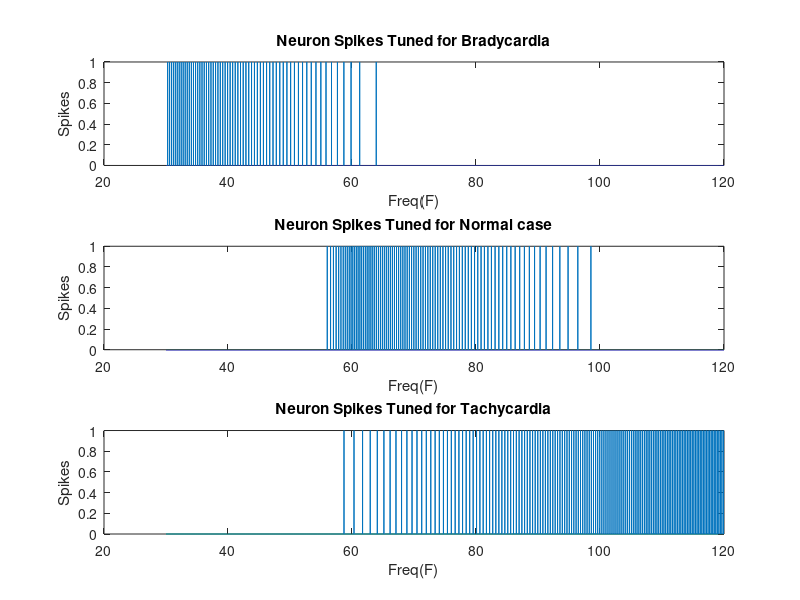
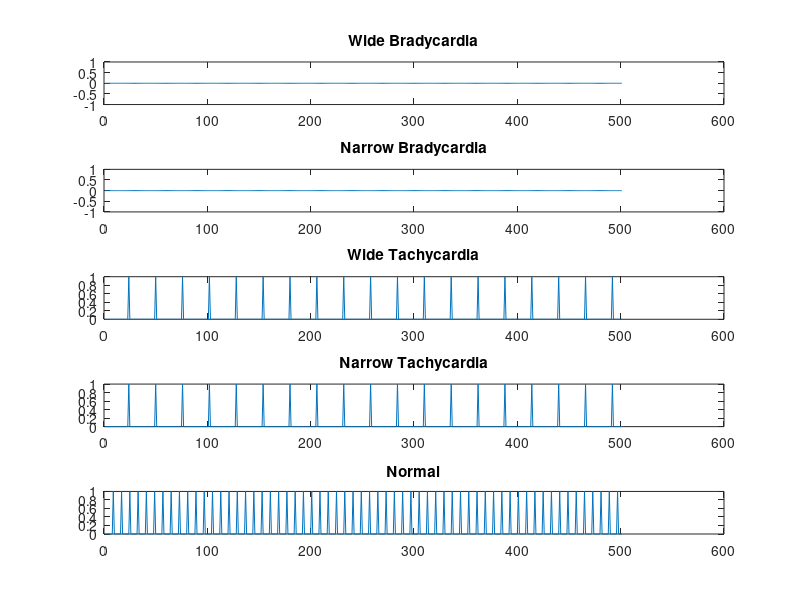

MATLAB code to generate these figures, in order:
F = 30:120;

S1 =interp1([30,130],[1,120],F);
S2 = interp1([0,60],[0,120],(F-60).*((F-60)>0));
S3 = interp1([0,40],[0,120],(60-F).*((60-F)>0));

B = S1*800 - S2*3000 + S3*1200;
T = S1*700 + S2*500 - S3*800; 
N = S1*3200 - S2*3200 - S3*3200;

% Neuron 1
Vb = -50;
Vo = -60;
V_th = 20;
tau = 2;
C = 1;
I = B/200;
dt = 1/1000;
k = 1;
S1 = 0;

for j = 1:length(I)
    for i = 1:500
       if(Vb(k)>V_th)
            Vb(k+1) = Vo;
            S1(k+1) = 1;
       else
            Vb(k+1) = Vb(k) - ((Vb(k) - Vo)*dt)/tau + I(j)*dt;
            S1(k+1) = 0;
       end
       k = k + 1;
    end
end




% Neuron 2
Vt = -50;
Vo = -60;
V_th = 20;
tau = 2;
C = 1;
I = T/200;
dt = 1/1000;
k = 1;
S2 = 0;

for j = 1:length(I)
    for i = 1:500
       if(Vt(k)>V_th)
            Vt(k+1) = Vo;
            S2(k+1) = 1;
       else
            Vt(k+1) = Vt(k) - ((Vt(k) - Vo)*dt)/tau + I(j)*dt;
            S2(k+1) = 0;
       end
       k = k + 1;
    end
end

% Neuron 3
Vn = -50;
Vo = -60;
V_th = 20;
tau = 2;
C = 1;
I = N/200;
dt = 1/1000;
k = 1;
S3 = 0;

for j = 1:length(I)
    for i = 1:500
       if(Vn(k)>V_th)
            Vn(k+1) = Vo;
            S3(k+1) = 1;
       else
            Vn(k+1) = Vn(k) - ((Vn(k) - Vo)*dt)/tau + I(j)*dt;
            S3(k+1) = 0;
       end
       k = k + 1;
    end
end

T = linspace(30,120,length(Vn));

figure;
subplot(3,1,1);
plot(T,S1);
title("Neuron Spikes Tuned for Bradycardia");
xlabel("Freq(F)");
ylabel("Spikes");

subplot(3,1,2);
plot(T,S3);
title("Neuron Spikes Tuned for Normal case");
xlabel("Freq(F)");
ylabel("Spikes");

subplot(3,1,3);
plot(T,S2);
title("Neuron Spikes Tuned for Tachycardia");
xlabel("Freq(F)");
ylabel("Spikes");

%% R and QRS bases Detection 

F = 70;%% 30:120;
QRS = 120;%60:180;
a = 40;

%[F,QRS] = meshgrid(F_X,QRS_Y);

S1 =interp1([30,130],[1,120],F);
S2 = interp1([0,60],[0,120],(F-60).*((F-60)>0));
S3 = interp1([0,40],[0,120],(60-F).*((60-F)>0));

S4 = interp1([0,60],[0,120],(QRS-120).*((QRS-120)>0));
S5 = interp1([0,60],[0,120],(120-QRS).*((120-QRS)>0)); 

W_B = S1*3000 - S2*12000 + S3*3600 + S4*3000 - S5*5000;
N_B = S1*3000 - S2*12000 + S3*3600 - S4*5000 + S5*3000;

W_T = S1*2100 + S2*1500 - S3*8000 + S4*3000 - S5*5000; 
N_T = S1*2100 + S2*1500 - S3*8000 - S4*5000 + S5*3000; 

N = S1*14000 - S2*10800 - S3*10800 - S4*0 - S5*0;


% Neuron 1
Vb = -50;
Vo = -60;
V_th = 20;
tau = 2;
C = 1;
I = W_B/a;
dt = 1/1000;
k = 1;
S1 = 0;


for j = 1:length(I)
    for l = 1:500
       if(Vb(k)>V_th)
            Vb(k+1) = Vo;
            S1(k+1) = 1;
       else
            Vb(k+1) = Vb(k) - ((Vb(k) - Vo)*dt)/tau + I(j)*dt;
            S1(k+1) = 0;
       end
       k = k + 1;
    end
end





% Neuron 2
Vnb = -50;
Vo = -60;
V_th = 20;
tau = 2;
C = 1;
I = N_B/a;
dt = 1/1000;
k = 1;
S2 = 0;

for j = 1:length(I)
    for i = 1:500
       if(Vnb(k)>V_th)
            Vnb(k+1) = Vo;
            S2(k+1) = 1;
       else
            Vnb(k+1) = Vnb(k) - ((Vnb(k) - Vo)*dt)/tau + I(j)*dt;
            S2(k+1) = 0;
       end
       k = k + 1;
    end
end

% Neuron 3
Vwt = -50;
Vo = -60;
V_th = 20;
tau = 2;
C = 1;
I = W_T/a;
dt = 1/1000;
k = 1;
S3 = 0;

for j = 1:length(I)
    for i = 1:500
       if(Vwt(k)>V_th)
            Vwt(k+1) = Vo;
            S3(k+1) = 1;
       else
            Vwt(k+1) = Vwt(k) - ((Vwt(k) - Vo)*dt)/tau + I(j)*dt;
            S3(k+1) = 0;
       end
       k = k + 1;
    end
end

% Neuron 4
Vnt = -50;
Vo = -60;
V_th = 20;
tau = 2;
C = 1;
I = N_T/a;
dt = 1/1000;
k = 1;
S4 = 0;

for j = 1:length(I)
    for i = 1:500
       if(Vnt(k)>V_th)
            Vnt(k+1) = Vo;
            S4(k+1) = 1;
       else
            Vnt(k+1) = Vnt(k) - ((Vnt(k) - Vo)*dt)/tau + I(j)*dt;
            S4(k+1) = 0;
       end
       k = k + 1;
    end
end

% Neuron 5
Vn = -50;
Vo = -60;
V_th = 20;
tau = 2;
C = 1;
I = N/a;
dt = 1/1000;
k = 1;
S5 = 0;

for j = 1:length(I)
    for i = 1:500
       if(Vn(k)>V_th)
            Vn(k+1) = Vo;
            S5(k+1) = 1;
       else
            Vn(k+1) = Vn(k) - ((Vn(k) - Vo)*dt)/tau + I(j)*dt;
            S5(k+1) = 0;
       end
       k = k + 1;
    end
end


T = linspace(30,120,length(Vn));

figure;
subplot(5,1,1);
plot(S1);
title("Wide Bradycardia");


subplot(5,1,2);
plot(S2);
title("Narrow Bradycardia");


subplot(5,1,3);
plot(S3);
title("Wide Tachycardia");


subplot(5,1,4);
plot(S4);
title("Narrow Tachycardia");


subplot(5,1,5);
plot(S5);
title("Normal");

